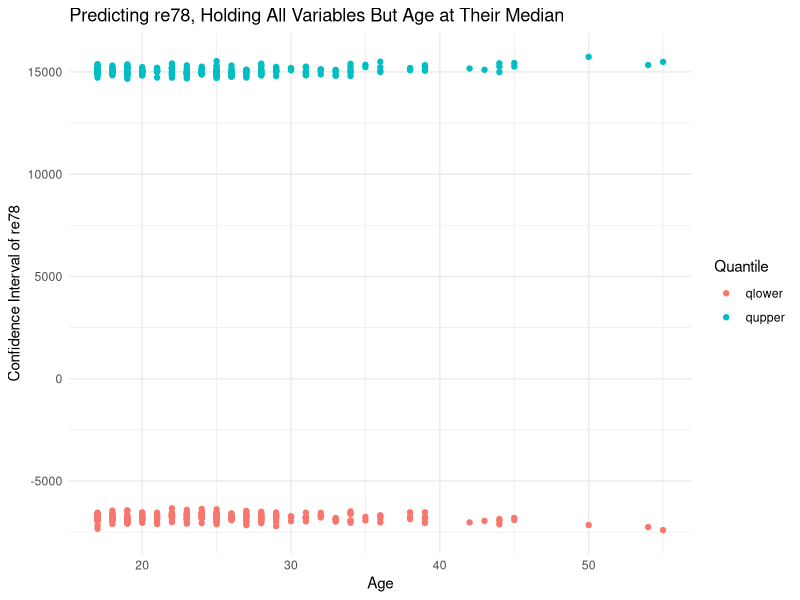
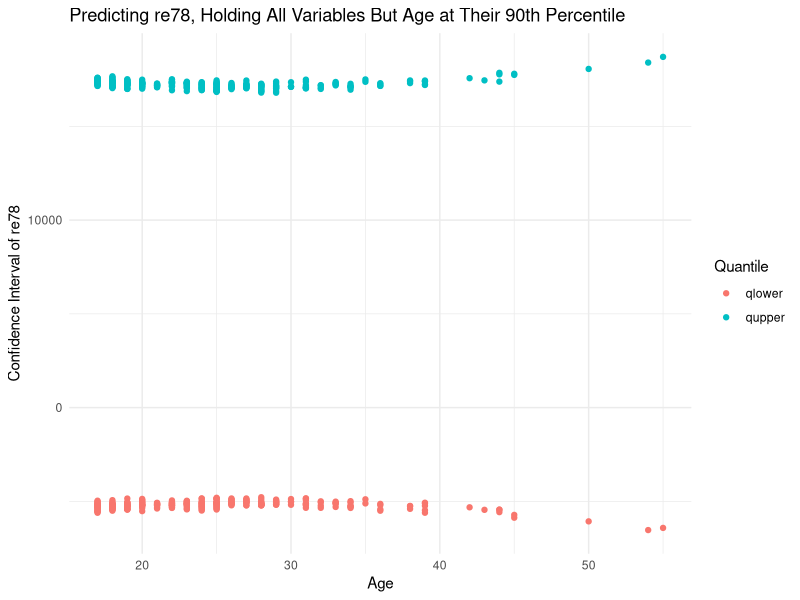

Write R code to recreate these figures, in order.
library("Matching")
library("ggplot2")
library("dplyr")
library("reshape2")
library(arm)
data('lalonde')

#use only data in control group (treat = 0)
lalonde <- lalonde[lalonde$treat == 0,]

#addative regression model
mylm <- lm(re78 ~ age + educ + re74 + re75 + educ*re74 + educ*re75 + age*re74 + 
             age*re75 + re74*re75, data = lalonde)

set.seed(123)
rounds <- 10000
simulation<- sim(mylm, n.sims = rounds)

nsamples <- length(lalonde$age)
re78preds_median <- matrix(0,nrow = rounds, ncol = nsamples)

for (i in 1:rounds) {
  re78preds_median[i,] <- 
    simulation@coef[i,1] + 
    simulation@coef[i,2]*lalonde$age +
    simulation@coef[i,3]*median(lalonde$educ)  +
    simulation@coef[i,4]*median(lalonde$re74) +
    simulation@coef[i,5]*median(lalonde$re75) +
    simulation@coef[i,6]*median(lalonde$educ)*median(lalonde$re74) +
    simulation@coef[i,7]*median(lalonde$educ)*median(lalonde$re75) +
    simulation@coef[i,8]*lalonde$age*median(lalonde$re74) +
    simulation@coef[i,9]*lalonde$age*median(lalonde$re75) +
    simulation@coef[i,10]*median(lalonde$re74)*median(lalonde$re75) +
    rnorm(nsamples, 0, simulation@sigma[i])
}


# Calculing prediction intervals for each age value
re78preds_median_intervals <- apply(re78preds_median, 2, quantile, c(0.025, 0.975))

#Creating a table frame for a table showing: elevant point estimates 
##(e.g., the bounds of the prediction intervals of y for the different ages, and the medians of the other predictors)
re78preds_median_results<- data.frame(age=lalonde$age, educ=median(lalonde$educ),  
           re75=median(lalonde$re75), re74=median(lalonde$re74), 
           qlower = re78preds_median_intervals[1,], 
           qupper = re78preds_median_intervals[2,])

##Resulting table is incredibly long; using head() to show the first 6 
head(re78preds_median_results)

#if want to reorder by age
re78preds_median_results <- re78preds_median_results[order(re78preds_median_results$age),]
head(re78preds_median_results)

#Scatter plot #1
melted <- melt(re78preds_median_results[,c('age', 'qlower', 'qupper')], id.vars = 'age')
plot1<- ggplot(melted, aes(x=age, y=value, color=variable)) + geom_point() + xlab('Age') + ylab('Confidence Interval of re78') +
  theme_minimal() 

plot1 + guides(color=guide_legend(title="Quantile")) + ggtitle("Predicting re78, Holding All Variables But Age at Their Median")


##second simulation: holding predictors at 90% 
re78preds_ninety <- matrix(0,nrow = rounds, ncol = nsamples)
for (i in 1:rounds) {
  re78preds_ninety[i,] <- 
    simulation@coef[i,1] + 
    simulation@coef[i,2]*lalonde$age +
    simulation@coef[i,3]*quantile(lalonde$educ, 0.9) +
    simulation@coef[i,4]*quantile(lalonde$re74, 0.9) +
    simulation@coef[i,5]*quantile(lalonde$re75, 0.9) +
    simulation@coef[i,6]*quantile(lalonde$educ, 0.9)*quantile(lalonde$re74, 0.9) +
    simulation@coef[i,7]*quantile(lalonde$educ, 0.9)*quantile(lalonde$re75, 0.9) +
    simulation@coef[i,8]*lalonde$age*quantile(lalonde$re74, 0.9) +
    simulation@coef[i,9]*lalonde$age*quantile(lalonde$re75, 0.9) +
    simulation@coef[i,10]*quantile(lalonde$re74, 0.9)*quantile(lalonde$re75, 0.9) +
    rnorm(nsamples, 0, simulation@sigma[i])
}

# Calculing prediction intervals for each age value
re78preds_ninety_intervals <- apply(re78preds_ninety, 2, quantile, c(0.025, 0.975))

#Contructing data frame to present results in table
re78preds_ninety_results <- data.frame(age=lalonde$age, educ=unname(quantile(lalonde$educ, 0.9)),  
           re75=unname(quantile(lalonde$re75, 0.9)), re74=unname(quantile(lalonde$re74, 0.9)), 
           qlower = re78preds_ninety_intervals[1,], 
           qupper = re78preds_ninety_intervals[2,])

##if want to reorder by age
re78preds_ninety_results <- re78preds_ninety_results[order(re78preds_ninety_results$age),]

head(re78preds_ninety_results)

#Scatter Plot #2
melted <- melt(re78preds_ninety_results[,c('age', 'qlower', 'qupper')], id.vars = 'age')
plot2 <- ggplot(melted, aes(x=age, y=value, color=variable)) + geom_point() + xlab('Age') + ylab('Confidence Interval of re78') +
  theme_minimal()

plot2 + guides(color=guide_legend(title="Quantile")) + ggtitle("Predicting re78, Holding All Variables But Age at Their 90th Percentile")
